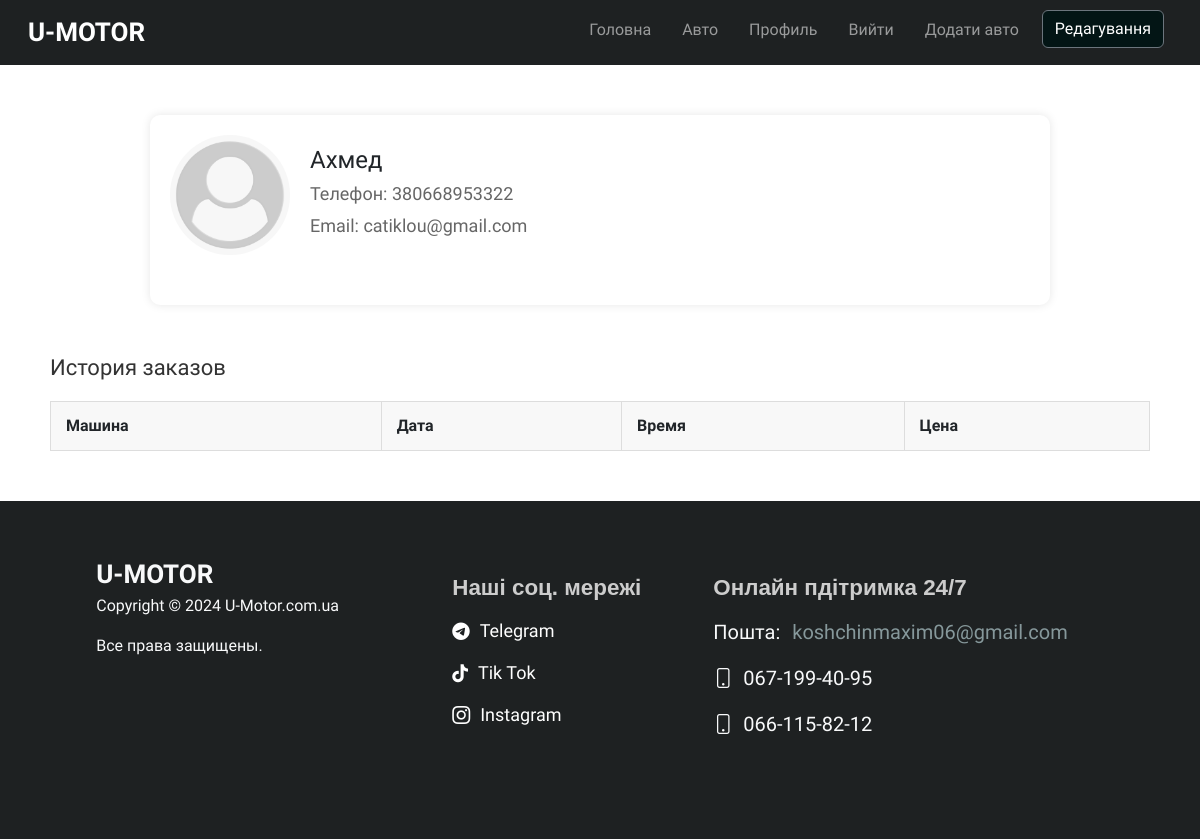
The page /my_profile/Ахмед (signed in) on the database as committed earlier.
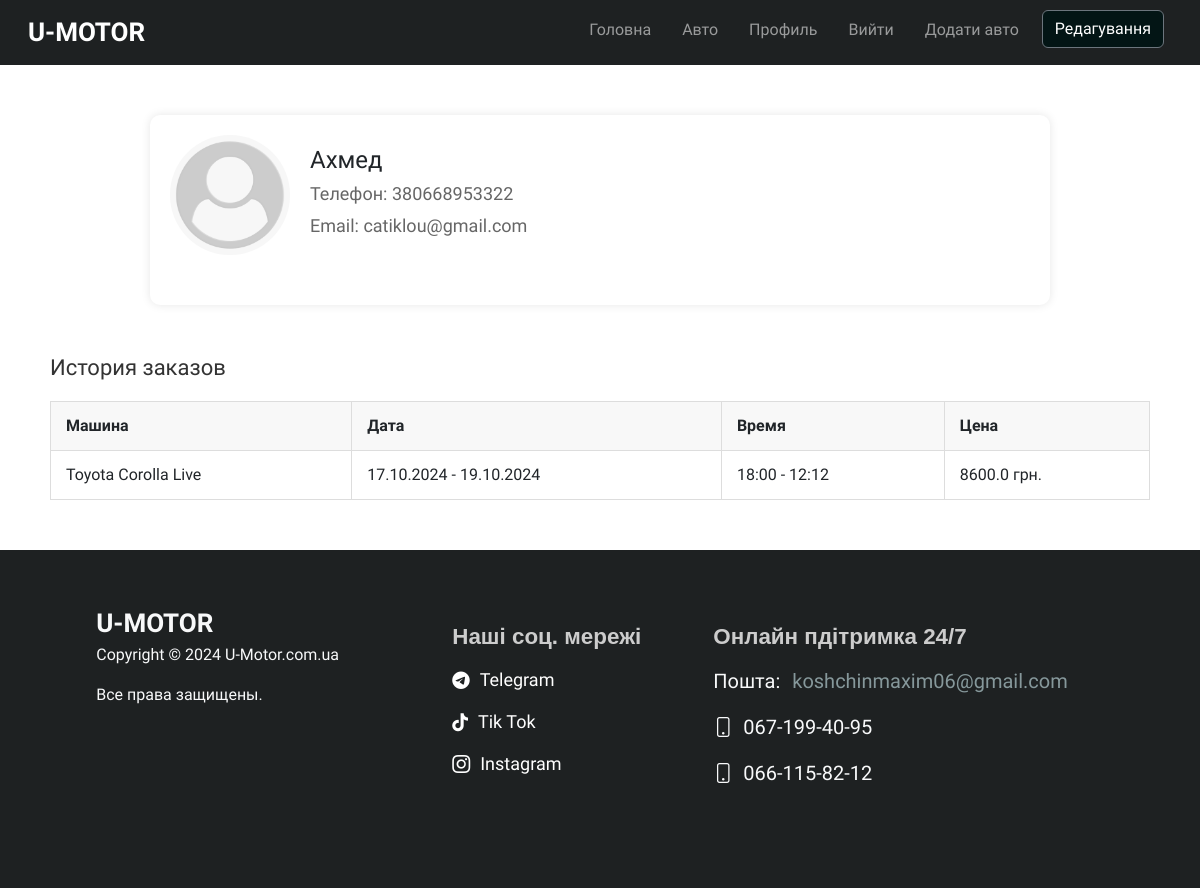
The same page on the database as committed later.
### app/models.py (models this page shows)
class Order(db.Model):
    __tablename__ = 'order'  # Явно указываем имя таблицы
    id = db.Column(db.Integer, primary_key=True)
    user_id = db.Column(db.Integer, db.ForeignKey('user.id'), nullable=True)
    user_phone = db.Column(db.String, nullable=True)
    car_id = db.Column(db.Integer, db.ForeignKey('cars.id'), nullable=False)
    start_date = db.Column(db.DateTime, nullable=False)
    stop_date = db.Column(db.DateTime, nullable=False)
    total_price = db.Column(db.Float, nullable=False)
    car = db.relationship('Cars', back_populates='orders')

class Cars(db.Model):
    __tablename__ = 'cars'  # Явно указываем имя таблицы
    id = db.Column(db.Integer, primary_key=True)
    car = db.Column(db.String, nullable=False)
    brand = db.Column(db.String, nullable=False)
    price = db.Column(db.Integer, nullable=False)  # Цена за день
    body = db.Column(db.String, nullable=False)
    image = db.Column(db.String, nullable=False, default="default.png")
    orders = db.relationship('Order', back_populates='car', lazy=True)

### app/routes.py (the view)
@bp.route("/my_profile/<string:user_name>", methods=["GET", "POST"])
@login_required
def my_profile(user_name):
    forms = register_or_login()
    user = User.query.filter_by(user_name=user_name).first()
    if not user:
        flash('Пользователь не найден', 'warning')
        return redirect(url_for('main.home'))
    return render_template("my_profile.html", user=user, loginForm=forms[0], registerForm=forms[1])

### app/__init__.py (called while the page is built)
@login_manager.user_loader
def load_user(user_id):
    return User.query.get(int(user_id))

### app/routes.py (called while the page is built, shortened)
def register_or_login():
    loginForm = LoginForm()
    registerForm = RegisterForm()
    return [loginForm, registerForm]

### app/templates/my_profile.html (shortened to what this page needs)
{% extends "base.html" %}
{% block content %}
<div class="profile__wrapper">
    <div class="profile-container">
        <div class="profile-header">
            <img src="{{ url_for('static', filename='/photos/users/' + user.user_photo) }}" alt="{{ user.user_name }}" class="avatar">
            <div class="user-info">
                <h1>{{ user.user_name }}</h1>
                <p>Телефон: {{ user.user_phone }}</p>
                <p>Email: {{ user.user_email }}</p>
            </div>
        </div>
    </div>
    <div class="order-history">
        <h2>История заказов</h2>
        <table>
            <thead>
            <tr>
                <th>Машина</th>
                <th>Дата</th>
                <th>Время</th>
                <th>Цена</th>
            </tr>
            </thead>
            <tbody>
            {% for order in user.orders %}
            <tr>
                <td>{{ order.car.brand }} {{ order.car.car }}</td>
                <td>{{ order.start_date.strftime('%d.%m.%Y') }} - {{ order.stop_date.strftime('%d.%m.%Y') }}</td>
                <td>{{ order.start_date.strftime('%H:%M') }} - {{ order.stop_date.strftime('%H:%M') }}</td>
                <td>{{ order.total_price }} грн.</td>
            </tr>
            {% endfor %}
            </tbody>
        </table>
    </div>
</div>
{% endblock %}

Rows that differ between the two databases and show on the page:
added Order: car.brand "Toyota", car.car "Corolla Live", start_date "17.10.2024", stop_date "19.10.2024", start_date "18:00", stop_date "12:12", total_price "8600.0"
